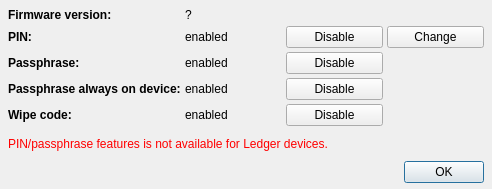
<?xml version="1.0" encoding="UTF-8"?>
<ui version="4.0">
 <class>HwSetupDlg</class>
 <widget class="QDialog" name="HwSetupDlg">
  <property name="geometry">
   <rect>
    <x>0</x>
    <y>0</y>
    <width>492</width>
    <height>189</height>
   </rect>
  </property>
  <property name="windowTitle">
   <string>Dialog</string>
  </property>
  <layout class="QVBoxLayout" name="verticalLayout">
   <property name="spacing">
    <number>8</number>
   </property>
   <property name="leftMargin">
    <number>8</number>
   </property>
   <property name="topMargin">
    <number>8</number>
   </property>
   <property name="rightMargin">
    <number>8</number>
   </property>
   <property name="bottomMargin">
    <number>6</number>
   </property>
   <item>
    <layout class="QGridLayout" name="gridLayout">
     <property name="spacing">
      <number>4</number>
     </property>
     <item row="3" column="2">
      <widget class="QPushButton" name="btnEnDisPassAlwaysOnDevice">
       <property name="text">
        <string>Disable</string>
       </property>
      </widget>
     </item>
     <item row="1" column="1">
      <widget class="QLabel" name="lblPinStatus">
       <property name="text">
        <string>enabled</string>
       </property>
      </widget>
     </item>
     <item row="3" column="0">
      <widget class="QLabel" name="lblPassAlwaysOnDeviceLabel">
       <property name="font">
        <font>
         <weight>75</weight>
         <bold>true</bold>
        </font>
       </property>
       <property name="text">
        <string>Passphrase always on device:</string>
       </property>
      </widget>
     </item>
     <item row="1" column="2">
      <widget class="QPushButton" name="btnEnDisPin">
       <property name="text">
        <string>Disable</string>
       </property>
       <property name="autoDefault">
        <bool>false</bool>
       </property>
      </widget>
     </item>
     <item row="2" column="0">
      <widget class="QLabel" name="lblPassStatusLabel">
       <property name="font">
        <font>
         <weight>75</weight>
         <bold>true</bold>
        </font>
       </property>
       <property name="text">
        <string>Passphrase:</string>
       </property>
      </widget>
     </item>
     <item row="2" column="1">
      <widget class="QLabel" name="lblPassStatus">
       <property name="text">
        <string>enabled</string>
       </property>
      </widget>
     </item>
     <item row="0" column="0">
      <widget class="QLabel" name="lblFirmwareVersionLabel">
       <property name="font">
        <font>
         <weight>75</weight>
         <bold>true</bold>
        </font>
       </property>
       <property name="text">
        <string>Firmware version:</string>
       </property>
      </widget>
     </item>
     <item row="0" column="1" colspan="3">
      <widget class="QLabel" name="lblVersion">
       <property name="minimumSize">
        <size>
         <width>128</width>
         <height>0</height>
        </size>
       </property>
       <property name="text">
        <string>?</string>
       </property>
      </widget>
     </item>
     <item row="1" column="3">
      <widget class="QPushButton" name="btnChangePin">
       <property name="text">
        <string>Change</string>
       </property>
       <property name="autoDefault">
        <bool>false</bool>
       </property>
      </widget>
     </item>
     <item row="1" column="0">
      <widget class="QLabel" name="lblPinStatusLabel">
       <property name="font">
        <font>
         <weight>75</weight>
         <bold>true</bold>
        </font>
       </property>
       <property name="text">
        <string>PIN:</string>
       </property>
      </widget>
     </item>
     <item row="3" column="1">
      <widget class="QLabel" name="lblPassAlwaysOnDeviceStatus">
       <property name="text">
        <string>enabled</string>
       </property>
      </widget>
     </item>
     <item row="2" column="2">
      <widget class="QPushButton" name="btnEnDisPass">
       <property name="text">
        <string>Disable</string>
       </property>
       <property name="autoDefault">
        <bool>false</bool>
       </property>
      </widget>
     </item>
     <item row="4" column="2">
      <widget class="QPushButton" name="btnEnDisWipeCode">
       <property name="text">
        <string>Disable</string>
       </property>
      </widget>
     </item>
     <item row="4" column="0">
      <widget class="QLabel" name="lblWipeCodeLabel">
       <property name="font">
        <font>
         <weight>75</weight>
         <bold>true</bold>
        </font>
       </property>
       <property name="text">
        <string>Wipe code:</string>
       </property>
      </widget>
     </item>
     <item row="4" column="1">
      <widget class="QLabel" name="lblWipeCodeStatus">
       <property name="text">
        <string>enabled</string>
       </property>
      </widget>
     </item>
    </layout>
   </item>
   <item>
    <widget class="QLabel" name="lblMessage">
     <property name="styleSheet">
      <string notr="true">color:red</string>
     </property>
     <property name="text">
      <string>PIN/passphrase features is not available for Ledger devices.</string>
     </property>
    </widget>
   </item>
   <item>
    <widget class="QDialogButtonBox" name="buttonBox">
     <property name="standardButtons">
      <set>QDialogButtonBox::Ok</set>
     </property>
    </widget>
   </item>
  </layout>
 </widget>
 <resources/>
 <connections/>
</ui>
